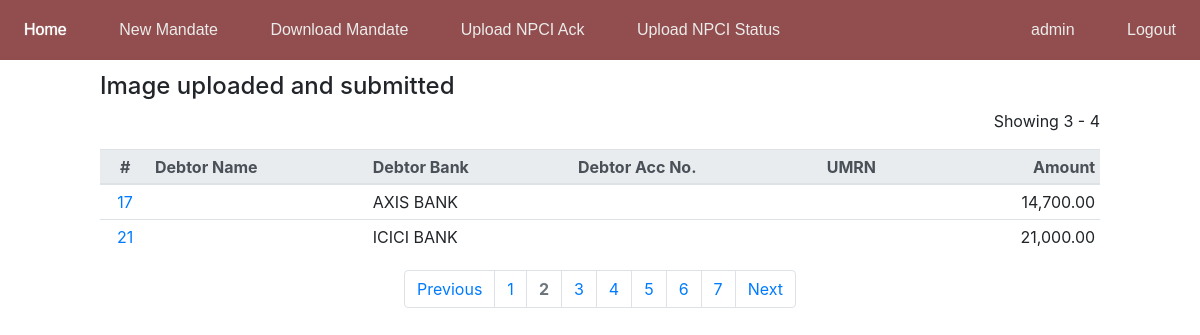
Screenshot of /mandates/2/ (signed in) with the database file from the repository.
### mandate/models.py (models this page shows, shortened)
class Mandate(models.Model):
	debit_type_choices = [
		(None, ''),
		('F', 'Fixed Amount'),
		('M', 'Max Amount'),
	]
	frequency_choices = [
		(None, ''),
		('ADHO', 'As and when presented'),
		('INDA', 'Intra Day'),
		('DAIL', 'Daily'),
		('WEEK', 'Weekly'),
		('BIMN', 'Bi-Monthly'),
		('MNTH', 'Monthly '),
		('QURT', 'Quaterly'),
		('MIAN', 'Semi annually'),
		('YEAR', 'Yearly'),
	]
	acc_type_choices = [
		(None, ''),
		('SAVINGS', 'SAVINGS'),
		('CURRENT', 'CURRENT'),
		('CC', 'CC'),
		('Other', 'Other'),
	]
	debit_date_choices = [
		(None, ''),
		('3', '3rd day of month'),
		('11', '11th day of month'),
		('19', '19th day of month'),
		('26', '26th day of month'),
	]
	seq_no = models.IntegerField(default=0)
	ref = models.CharField(max_length=35, null=False)
	office = models.ForeignKey(Office, on_delete=models.PROTECT)
	currency = models.CharField(max_length=5, default='INR', verbose_name='Currency')
	debit_type = models.CharField(max_length=1, choices=debit_type_choices, default='F', verbose_name='Debit Type')
	amount = models.DecimalField(max_digits=10, decimal_places=2, verbose_name='Installment Amount')
	category = models.CharField(max_length=4, default='L001', verbose_name='Category')
	frequency = models.CharField(max_length=4, choices=frequency_choices, default='MNTH', verbose_name='Frequency')
	date = models.DateField(verbose_name='Date of Mandate')
	start_date = models.DateField(verbose_name='Start Date', help_text="The start date should be on or after the date of mandate.")
	end_date = models.DateField(verbose_name='End Date', help_text="The end date can not be beyond 40 years after start date ")
	debtor_name = models.CharField(max_length=300, verbose_name='Name of Debor Account Holder', help_text="The name as per the debit account.")
	debtor_joint = models.BooleanField(default=False, verbose_name='Is the Debtor Account jointly held?', help_text="Select this if the debtor account requires signatures of multiple persons")
	debtor_name_2 = models.CharField(blank=True, null=True, max_length=300, verbose_name='Name of Debor Account Holder 2', help_text='At least one additional name required for joint account.')
	debtor_name_3 = models.CharField(blank=True, null=True, max_length=300, verbose_name='Name of Debor Account Holder 3')
	debtor_bank = models.ForeignKey(DebtorBank, on_delete=models.PROTECT, verbose_name='Debtor Bank')
	debtor_acc_type = models.CharField(max_length=10, choices=acc_type_choices, verbose_name='Debtor Account Type')
	debtor_acc_no = models.CharField(max_length=100, verbose_name='Debtor Legal Account Number')
	debtor_acc_ifsc = models.CharField(max_length=11, verbose_name='Debtor Account IFSC')
	creditor_name = models.CharField(max_length=300, verbose_name='Creditor Name')
	creditor_bank = models.CharField(max_length=300, default="SARVA HARYANA GRAMIN BANK", verbose_name='Creditor Bank')
	creditor_utility_code = models.CharField(max_length=100, default="HGBX00002000017848", verbose_name='Creditor Utility Code')
	mandate_image = models.ImageField(upload_to="mandate/images/mandate/", null=True, verbose_name='Mandate Image')
	debit_date = models.CharField(max_length=2, choices=debit_date_choices, verbose_name='Date of EMI Collection')
	credit_account = models.CharField(max_length=100, verbose_name='Credit Account', help_text="The loan/other account in SHGB in which the installment is to be credited.")
	phone = models.CharField(max_length=10, null=True, blank=True, validators=[phone_validator], verbose_name='Customer Mobile No.')
	email = models.EmailField(null=True, blank=True, verbose_name='Customer EMail ID')
	create_time = models.DateTimeField(null=True)
	create_user = models.ForeignKey(User, on_delete=models.PROTECT, related_name="create", null=True)
	submit_time = models.DateTimeField(null=True)
	submit_user = models.ForeignKey(User, on_delete=models.PROTECT, related_name="submit", null=True)
	lm_time = models.DateTimeField(null=True)
	is_deleted = models.BooleanField(default=False)
	class Meta:
		ordering = ["id"]
		constraints = [
			CheckConstraint(
    			check = Q(start_date__gte = F("date")),
    			name = "startDate_gte_date",
				violation_error_message = '"Start Date" can not be before the "Date of Mandate"',
			),
			UniqueConstraint(
				name = 'mandate_ref_unique',
				fields = ["ref"]
			)
		]

class DebtorBank(models.Model):
	name = models.CharField(max_length=400)
	is_deleted = models.BooleanField(default=False)
	def __str__(self):
		return self.name
	class Meta:
		ordering = ["name"]

### mandate/views.py (the view)
# urls.py: path("<int:page>/", views.paginate, name="paginate"),
def paginate(request, page):
	mandates = Mandate.objects.exclude(mandate_image__isnull=True).exclude(mandate_image__exact = '')
	p = Paginator(mandates, 2)
	context = {"cur_page": p.page(page), "range": p.page_range}
	return render(request, "mandate/paginate.html", context)

### mandate/templates/mandate/paginate.html
{% extends "mandate/base.html" %}
{% load humanize %}
{% block content %}
<div style="width: 1000px;">
<h4>Image uploaded and submitted</h4>
<p class="text-right">Showing {{ cur_page.start_index }} - {{ cur_page.end_index }}</p>
<table class="table table-sm table-hover">
    <thead class="thead-light">
      <tr>
        <th scope="col" class="text-center">#</th>
        <th scope="col">Debtor Name</th>
        <th scope="col">Debtor Bank</th>
        <th scope="col">Debtor Acc No.</th>
        <th scope="col">UMRN</th>
        <th scope="col" class="text-right">Amount</th>
      </tr>
    </thead>
    <tbody>
        {% for m in cur_page %}
        <tr>
            <td scope="row" class="text-center"><a href="/mandates/mandate/{{m.id}}/">{{m.id}}</a></td>
            <td>{{m.name_of_debtor_account_holder}}</td>
            <td>{{m.debtor_bank}}</td>
            <td>{{m.debtor_legal_account_number}}</td>
            <td>{{m.umrn}}</td>
            <td class="text-right">{{m.amount|intcomma}}</td>
        </tr>
        {% endfor %}
    </tbody>
  </table>
  <nav aria-label="Page navigation">
    <ul class="pagination justify-content-center">
      <li class="page-item {% if not cur_page.has_previous %} disabled{% endif %}">
        {% if cur_page.has_previous %}<a class="page-link" href="../{{cur_page.previous_page_number}}/">
        {% else %} <a class="page-link" href="#">
        {% endif %}Previous</a>
      </li>
      {% for i in range %}
      <li class="page-item {% if i == cur_page.number %} disabled font-weight-bold{% endif %}"><a class="page-link" href="../{{i}}/">{{i}}</a></li>
      {% endfor %}
      <li class="page-item {% if not cur_page.has_next %} disabled{% endif %}">
        {% if cur_page.has_next %}<a class="page-link" href="../{{cur_page.next_page_number}}/">
        {% else %}<a class="page-link" href="#">
        {% endif %}Next</a>
      </li>
    </ul>
  </nav>
</div>
{% endblock %}

### mandate/templates/mandate/base.html (shortened to what this page needs)
{% load extras %}
{% load static %}
<!DOCTYPE html>
<html>
<head>
	<link rel="stylesheet" href="{% static 'mandate/style.css' %}">
	<link rel="stylesheet" href="{% static 'bootstrap-4/css/bootstrap.min.css' %}">
	<link rel="stylesheet" href="{% static 'bootstrap-select/css/bootstrap-select.min.css' %}">
	<link rel="stylesheet" href="{% static 'cropperjs/cropper.min.css' %}">
</head>
<body>
	<div class="topbar no-print">
		{% block topbar %}
		<div class="topbar-left">
			<a class="topbar-item" href="/mandates/">Home</a>
			<a class="topbar-item" href="/mandates/create/">New Mandate</a>
			<a class="topbar-item" href="/mandates/download/">Download Mandate</a>
			<a class="topbar-item" href="/mandates/ack/">Upload NPCI Ack</a>
			<a class="topbar-item" href="/mandates/status/">Upload NPCI Status</a>
		</div>
		<div class="topbar-right">
			<div class="topbar-item">{{request.user}}</div>
			<form id="logout-form" style="display:inline-grid;" method="post" action="{% url 'authentication:logout' %}">
				<button class="topbar-item" type="submit">Logout</button>
			</form>
		</div>
		{% endblock %}
	</div>
	<div id="content" class="content">
		{% block content %}{% endblock %}
	</div>
</body>
</html>

### mandate/static/mandate/style.css (style rules this page uses)
body { font-family: Aptos, 'Microsoft Sans Serif', Arial; display: block; text-align: center; }
.topbar { position: fixed; height: 60px; width: 100%; background-color: #924e4e; color: white; display: block; top: 0px; left: 0px; right: 0px; z-index: 10000; display: flex; justify-content: space-between; }
.topbar-item { display: inline-grid; height: 100%; justify-content: center; align-items: center; padding: 0px 24px; transition: 0.15s; color: rgb(235, 235, 235); text-decoration: none; font-family: Arial, Helvetica, sans-serif; background: none; border: none; }
.content { display: grid; justify-content: center; margin-top: 72px; }

### rows the page displays
Mandate: id "17", debtor_bank "AXIS BANK", amount "14,700.00"
Mandate: id "21", debtor_bank "ICICI BANK", amount "21,000.00"

### other values shown
{{ request.user }} "admin"
{{ cur_page.start_index }} "3"
{{ cur_page.end_index }} "4"
{{ i }} "1" "2" "3" "4" "5" "6" "7"
